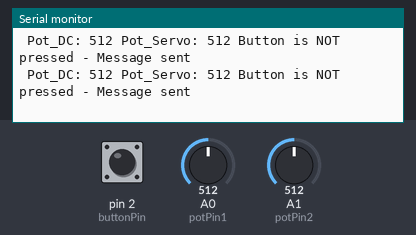
A sketch run on a simulated Arduino Uno, built with avr-gcc and run on an emulated ATmega328P. Shown: the last lines printed to the serial monitor. The test bench sets the inputs (shaded band); at power-on: A0 (potPin1) = 512, A1 (potPin2) = 512, pin 2 (buttonPin) LOW. No radio packets arrive unless stated.

Above: at 1.2 s.
1.3 s: A0 (potPin1) set to 111
At 1.49 s:
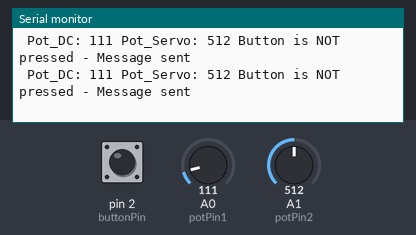
4.3 s: A0 (potPin1) set to 92
At 4.3 s:
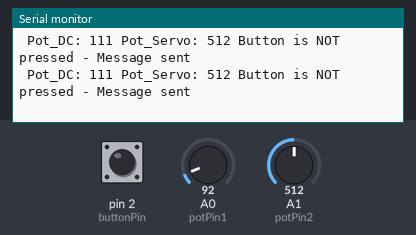
7.3 s: A1 (potPin2) set to 105
At 7.34 s:
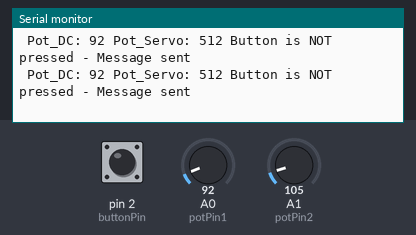
10.3 s: A1 (potPin2) set to 94
At 10.32 s:
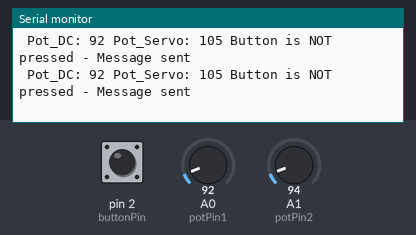
Timing chart, 0 to 13.3 s (numbered marks = the images above; inputs shaded):
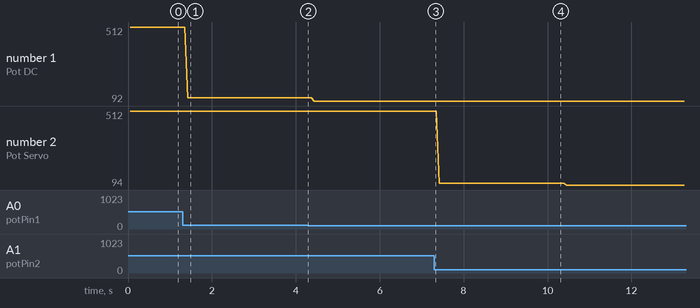

The sketch:

Transmitter_Final.ino
```cpp
#include <SPI.h>  // Incude libraries for RF communication
#include <nRF24L01.h>
#include <RF24.h>
#include <Servo.h>

RF24 radio(9, 8);  // CE, CSN
const int buttonPin = 2;  // the number of the pushbutton pin
const int potPin1 = A0;  // Potentiometer connected to DC motor
const int potPin2 = A1; //Potentiomter connected to servo

int PotVal; //define changing variables
int MotorSpeed;

struct DataPacket {
  int PotVal1;
  int PotVal2;
  bool isButtonPressed;
};

DataPacket data;

void setup() {
  pinMode(buttonPin, INPUT);
  pinMode(potPin1, INPUT);
  pinMode(potPin2, INPUT);
  radio.begin();
  radio.setChannel(105);
  radio.openWritingPipe(0xA1A1A1A1A1LL);
  radio.stopListening();
  Serial.begin(9600);
}

void loop() {
  data.isButtonPressed = digitalRead(buttonPin);
  data.PotVal1 = analogRead(potPin1);  //Read potentiometer value from pin A0 (DC)
  data.PotVal2 = analogRead(potPin2);  //Read potentiomter value from pin A1 (Servo)

  // Send data
  radio.write(&data, sizeof(data));

  if (data.isButtonPressed) {
    Serial.println(" Button is pressed - Message sent");
  } else {
    Serial.println(" Button is NOT pressed - Message sent");
  }
  Serial.print(" Pot_DC: ");
  Serial.print(data.PotVal1);
  Serial.print(" Pot_Servo: ");
  Serial.print(data.PotVal2);
}
```

Measured:
- after the input at 1.3 s, the serial monitor: prints a new line after 0.12 s (image 1)
- plotted number 1: 512 → 111 after the input at 1.3 s, 111 → 92 after the input at 4.3 s
- plotted number 2: 512 → 105 after the input at 7.3 s, 105 → 94 after the input at 10.3 s
